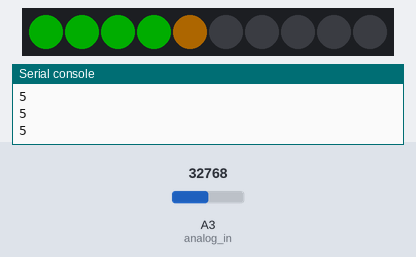
This program was run on a simulated CircuitPython board. Parts: 10 RGB LEDs in strip order, left to right, the last lines printed to the serial console. Inputs (shaded band) come from the test bench; at power-on: A3 (analog_in) = 32768 (analog values on the 0–65535 scale). Dim RGB values are drawn brighter than linear.

Above: at 1.2 s.
1.3 s: A3 (analog_in) set to 19660
At 1.9 s:
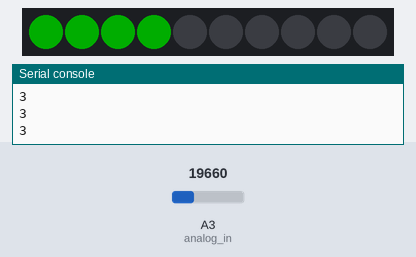
2.8 s: A3 (analog_in) set to 57670
At 4.0 s:
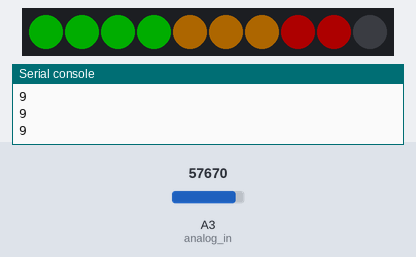
4.3 s: A3 (analog_in) set to 65535
At 5.6 s:
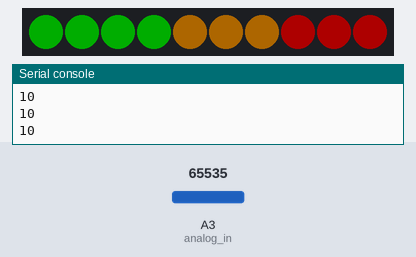
Timing chart, 0 to 7.3 s (numbered marks = the images above; inputs shaded):
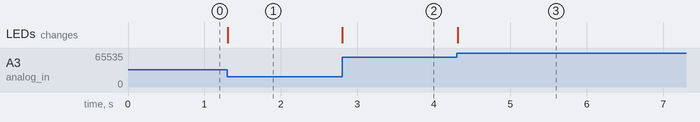

Measured:
- after the input at 1.3 s, the LEDs: change at once (image 1)
- after the input at 2.8 s, the LEDs: change at once (image 2)
- after the input at 4.3 s, the LEDs: change at once (image 3)

The program:

Bluefruit_Myoware_NeoPixel_Bronco_v3.py
```python
#import the libraries we need
import board
import neopixel
import time
import math
import digitalio
from analogio import AnalogIn

analog_in = AnalogIn(board.A3) #Set A3 (Myoware Input) as Analog In
num_pixels = 10; #Define number of pixels to use (this is the number of pixels onboard the Bluefruit)
pixels = neopixel.NeoPixel(board.NEOPIXEL, num_pixels, brightness=0.2, auto_write=False) #Define pixels object as onboard NeoPixels

#Define RGB values for common colors
RED = (255, 0, 0)
YELLOW = (255, 150, 0)
GREEN = (0, 255, 0)
CYAN = (0, 255, 255)
BLUE = (0, 0, 255)
PURPLE = (180, 0, 255)
WHITE = (255, 255, 255)
OFF = (0, 0, 0)

#Quick helper function for setting the number of neopixels to light up
#Input: level (number of NeoPixels to light up)
def level_ring(level):
    #Create a color gradient based on the number of pixel to light up
    for i in range(0, level):
        if i >= 0 and i < 4:
            # Set first 4 pixels to green
            pixels[i] = GREEN
        elif i >= 4 and i < 7:
            #Set middle 3 pixels to yellow
            pixels[i] = YELLOW
        elif i >= 7 and i < 10:
            #Set last 3 pixels to red
            pixels[i] = RED
        else:
            pixels[i] = OFF
    #Set unused pixels to off
    for i in range(level+1, num_pixels):
        pixels[i] = OFF
    #Update pixels with new colors
    pixels.show()

#Main loop
while True:
    analog_level = round((analog_in.value/65535)*num_pixels) #Read in analog value from Myoware and round to integer level between 0 and 10
    print(analog_level) #Print analog value to serial monitor for debugging while connected to a computer
    level_ring(analog_level) #Set number of pixels to light up using helper function
    time.sleep(0.01) #Time delay to prevent problems with serial monitor
```
